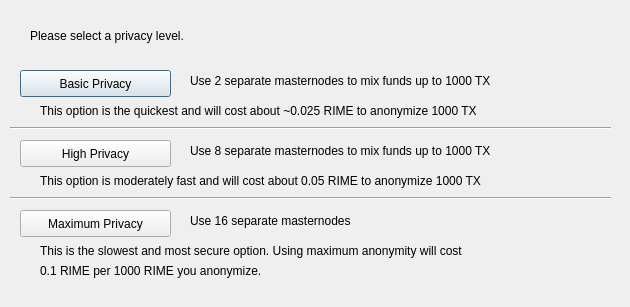
<?xml version="1.0" encoding="UTF-8"?>
<ui version="4.0">
 <class>AnonsendConfig</class>
 <widget class="QDialog" name="AnonsendConfig">
  <property name="geometry">
   <rect>
    <x>0</x>
    <y>0</y>
    <width>630</width>
    <height>307</height>
   </rect>
  </property>
  <property name="windowTitle">
   <string>Configure Anonsend</string>
  </property>
  <widget class="QPushButton" name="buttonBasic">
   <property name="geometry">
    <rect>
     <x>20</x>
     <y>70</y>
     <width>151</width>
     <height>27</height>
    </rect>
   </property>
   <property name="text">
    <string>Basic Privacy</string>
   </property>
  </widget>
  <widget class="QPushButton" name="buttonHigh">
   <property name="geometry">
    <rect>
     <x>20</x>
     <y>140</y>
     <width>151</width>
     <height>27</height>
    </rect>
   </property>
   <property name="text">
    <string>High Privacy</string>
   </property>
  </widget>
  <widget class="QPushButton" name="buttonMax">
   <property name="geometry">
    <rect>
     <x>20</x>
     <y>210</y>
     <width>151</width>
     <height>27</height>
    </rect>
   </property>
   <property name="text">
    <string>Maximum Privacy</string>
   </property>
  </widget>
  <widget class="QLabel" name="label">
   <property name="geometry">
    <rect>
     <x>30</x>
     <y>20</y>
     <width>571</width>
     <height>31</height>
    </rect>
   </property>
   <property name="text">
    <string>Please select a privacy level.</string>
   </property>
  </widget>
  <widget class="QLabel" name="label_2">
   <property name="geometry">
    <rect>
     <x>190</x>
     <y>70</y>
     <width>421</width>
     <height>21</height>
    </rect>
   </property>
   <property name="text">
    <string>Use 2 separate masternodes to mix funds up to 1000 TX</string>
   </property>
  </widget>
  <widget class="QLabel" name="label_3">
   <property name="geometry">
    <rect>
     <x>190</x>
     <y>140</y>
     <width>411</width>
     <height>21</height>
    </rect>
   </property>
   <property name="text">
    <string>Use 8 separate masternodes to mix funds up to 1000 TX</string>
   </property>
  </widget>
  <widget class="QLabel" name="label_4">
   <property name="geometry">
    <rect>
     <x>190</x>
     <y>210</y>
     <width>421</width>
     <height>21</height>
    </rect>
   </property>
   <property name="text">
    <string>Use 16 separate masternodes</string>
   </property>
  </widget>
  <widget class="QLabel" name="label_6">
   <property name="geometry">
    <rect>
     <x>40</x>
     <y>100</y>
     <width>561</width>
     <height>21</height>
    </rect>
   </property>
   <property name="text">
    <string>This option is the quickest and will cost about ~0.025 RIME to anonymize 1000 TX</string>
   </property>
  </widget>
  <widget class="QLabel" name="label_7">
   <property name="geometry">
    <rect>
     <x>40</x>
     <y>170</y>
     <width>561</width>
     <height>21</height>
    </rect>
   </property>
   <property name="text">
    <string>This option is moderately fast and will cost about 0.05 RIME to anonymize 1000 TX</string>
   </property>
  </widget>
  <widget class="QLabel" name="label_8">
   <property name="geometry">
    <rect>
     <x>40</x>
     <y>240</y>
     <width>561</width>
     <height>21</height>
    </rect>
   </property>
   <property name="text">
    <string>This is the slowest and most secure option. Using maximum anonymity will cost</string>
   </property>
  </widget>
  <widget class="QLabel" name="label_9">
   <property name="geometry">
    <rect>
     <x>40</x>
     <y>260</y>
     <width>561</width>
     <height>21</height>
    </rect>
   </property>
   <property name="text">
    <string>0.1 RIME per 1000 RIME you anonymize.</string>
   </property>
  </widget>
  <widget class="Line" name="line">
   <property name="geometry">
    <rect>
     <x>10</x>
     <y>120</y>
     <width>601</width>
     <height>16</height>
    </rect>
   </property>
   <property name="orientation">
    <enum>Qt::Horizontal</enum>
   </property>
  </widget>
  <widget class="Line" name="line_2">
   <property name="geometry">
    <rect>
     <x>10</x>
     <y>190</y>
     <width>601</width>
     <height>16</height>
    </rect>
   </property>
   <property name="orientation">
    <enum>Qt::Horizontal</enum>
   </property>
  </widget>
 </widget>
 <resources/>
 <connections/>
</ui>
